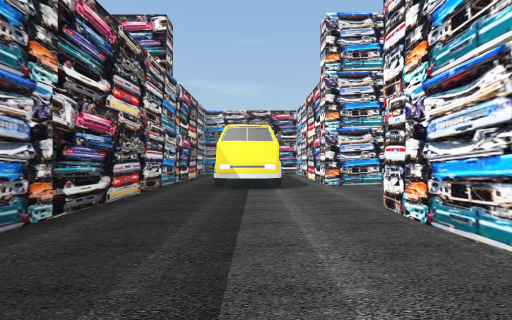
[1] (above)

17 first-person views from a walk through a 3-D level made in the Unity game engine. The camera is 1.5 m above the floor, looks level and sees 90° across. Doors are open. The floor is counted in squares, 2.4 m on a side. Each view is taken from the middle of a square. On the plan, view 1 faces up. The plan holds only what a view shows up to about 9 squares ahead; the rest is blank. The place goes on beyond the plan. The player character is not drawn.

[2]
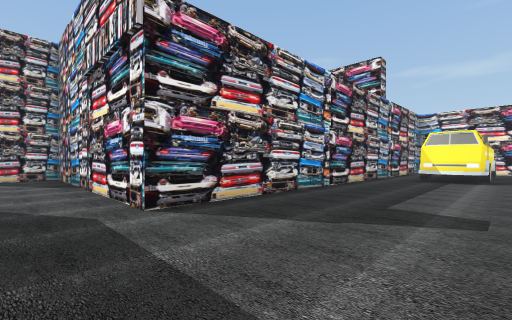

[3]
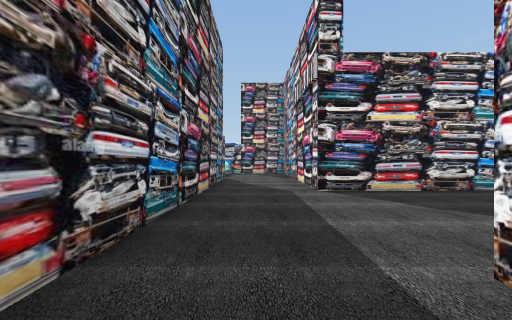

[4]
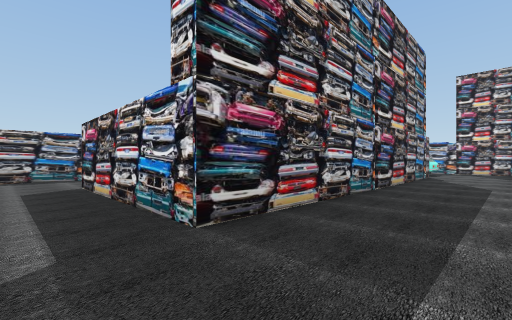

[5]
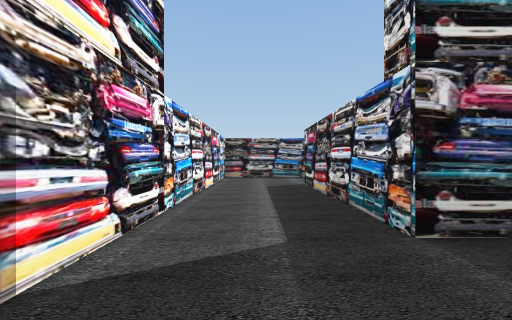

[6]
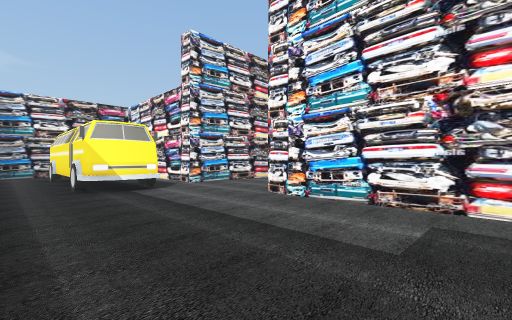

[7]
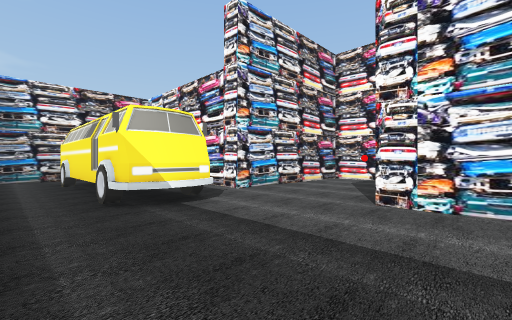

[8]
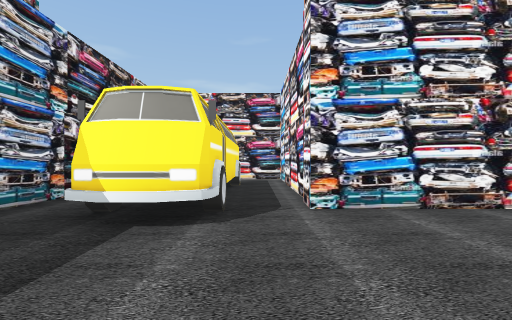

[9]
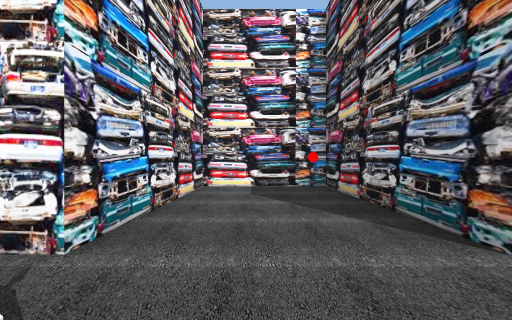

[10]
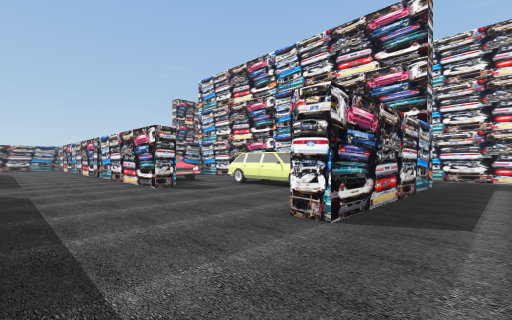

[11]
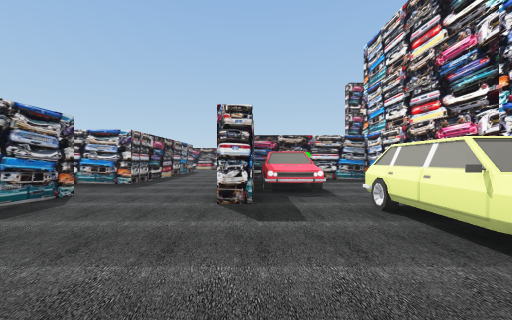

[12]
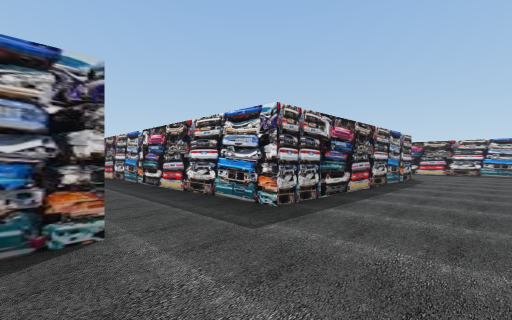

[13]
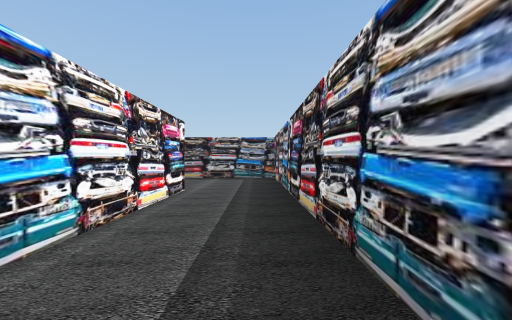

[14]
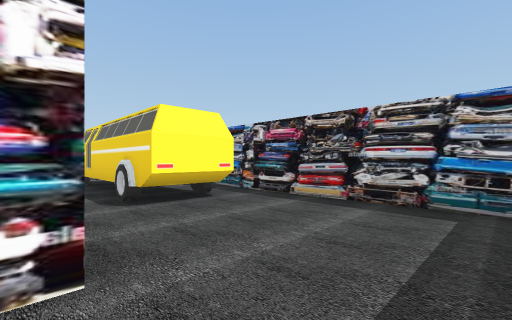

[15]
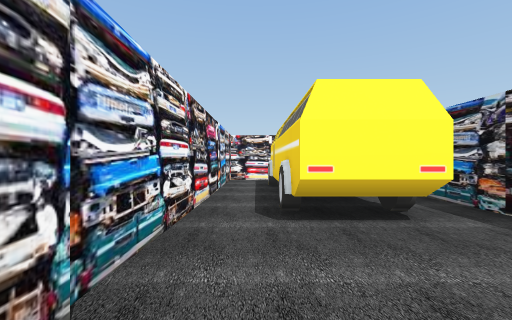

[16]
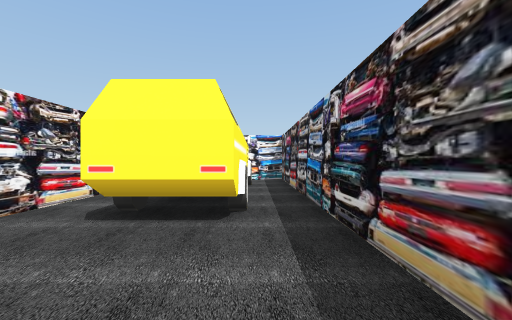

[17]
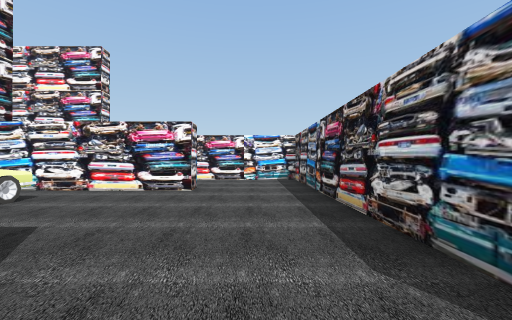

### Floor plan
Points are (right, up) in squares from view 1. A wall is a line through its corners. A room is listed if a view was taken in it or the views show most of it. See-through windows are left out.
Room 1 (views 1, 2, 3, 4, 5, 6, 7, 8, 9)
walls: (1.7, 0) (1.7, 3.3) (6.1, 3.3) (6.1, 6.3) (1.7, 6.3) (1.7, 9.2); (5, -1.7) (3.2, -1.7); (-5.6, -4.1) (3.7, -4.1) (3.7, -8.7); (-2.2, 9) (-2.2, -1.7) (-8.9, -1.7) (-8.9, -3); (1.9, 11.3) (-2, 11.3); (6.1, -8.6) (6.1, -3)
ways out: opening at (5, -9) to room 2
objects: other object (-1, 6) to (0, 10)
Room 2 (views 10, 11, 12, 13, 14, 15, 16, 17)
walls: (-1.6, -11.3) (6.1, -11.3) (6.1, -8.6); (-2, -8) (-0.6, -8) (-0.6, -8.7) (-5.4, -8.7); (3.7, -8.7) (3.2, -8.7) (3.2, -4.8); (-4.2, -4.5) (-5.1, -4.5) (-5.1, -8.1); (-9.5, -11.3) (-3.6, -11.3) (-3.6, -19.9) (6.1, -19.9) (6.1, -16.2) (-1.5, -16.2) (-1.5, -12.4)
ways out: opening at (5, -9) to room 1; opening at (-9.5, -9.5)
objects: other object (-4, -7) to (-2, -7); other object (0, -6) to (2, -6); other object (1, -19) to (5, -18)

Positions as (right, up) in squares from view 1, and headings:
1: (0, 0), facing up
2: (1, -3), facing up-left
3: (3, -3), facing left
4: (5, -2), facing down-left
5: (5, -2), facing down
6: (-2, 0), facing up-right
7: (-2, 2), facing up-right
8: (1, 3), facing up
9: (0, 5), facing right
10: (5, -11), facing up-left
11: (3, -8), facing left
12: (-1, -9), facing down-left
13: (-3, -11), facing down
14: (-3, -16), facing down-right
15: (-2, -17), facing right
16: (-2, -19), facing right
17: (-2, -10), facing right
